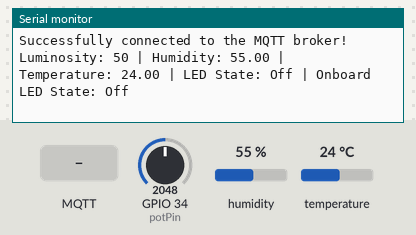
Bench run of a sketch on a simulated ESP32. On the bench: the last lines printed to the serial monitor. The test bench sets the inputs (shaded band); at power-on: humidity 55 %, GPIO 34 (potPin) = 2048, temperature 24 °C. WiFi joins after 1.5 s; servers stay silent unless stated; no MQTT or app messages arrive unless stated.

Above: at 4.9 s.
5.0 s: MQTT message "1" arrives on the first subscribed topic
At 6.7 s:
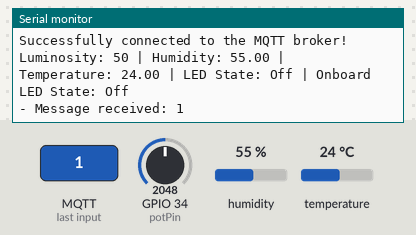
7.3 s: MQTT message "on" arrives on the first subscribed topic
At 8.4 s:
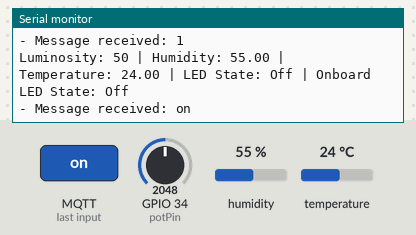
9.4 s: MQTT message "off" arrives on the first subscribed topic
At 10.8 s:
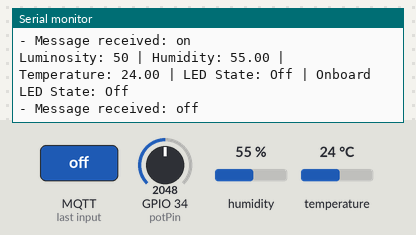
11.5 s: humidity set to 22 %
At 12.5 s:
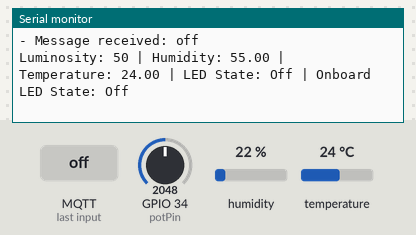
13.0 s: GPIO 34 (potPin) set to 2866
At 14.2 s:
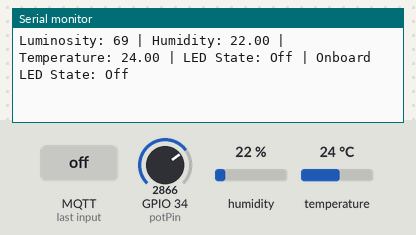
14.5 s: temperature set to 12 °C
At 16.1 s:
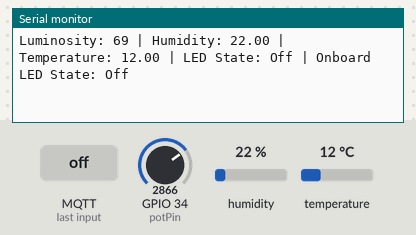

The sketch:

sketch.ino
```cpp
#include <WiFi.h>  // Include WiFi library for connecting to WiFi
#include <PubSubClient.h>  // Include PubSubClient library for MQTT
#include "DHTesp.h"  // Include DHTesp library for DHT sensor support

// Pin configuration
const int DHT_PIN = 15;  // Pin for DHT22 sensor
DHTesp dhtSensor;  // Create an instance of the DHT sensor

// WiFi and MQTT broker configuration
const char* SSID = "Wokwi-GUEST";  // WiFi SSID
const char* PASSWORD = "";  // WiFi password (empty for open network)
const char* BROKER_MQTT = "191.235.32.167";  // MQTT broker IP address
const int BROKER_PORT = 1883;  // MQTT broker port
// MQTT topics for publishing and subscribing
const char* TOPIC_SUBSCRIBE = "/TEF/lampEDGE4/cmd";  // Command topic
const char* TOPIC_PUBLISH_1 = "/TEF/lampEDGE4/attrs";  // State topic
const char* TOPIC_PUBLISH_2 = "/TEF/lampEDGE4/attrs/l";  // Luminosity topic
const char* TOPIC_PUBLISH_3 = "/TEF/lampEDGE4/attrs/h";  // Humidity topic
const char* TOPIC_PUBLISH_4 = "/TEF/lampEDGE4/attrs/t";  // Temperature topic
const char* ID_MQTT = "fiware_EDGE4";  // MQTT client ID
const int D4 = 2;  // Pin for LED output

// Create instances for WiFi client and MQTT client
WiFiClient espClient;
PubSubClient MQTT(espClient);
char outputState = '0';  // Variable to track the output state (LED)

// Logging
unsigned long lastLogTime = 0;  // Timestamp of the last log message
const unsigned long logInterval = 2000;  // Interval between log messages in milliseconds

// Initialize Serial communication
void initSerial() {
    Serial.begin(115200);  // Start Serial communication at 115200 baud rate
}

// Initialize WiFi connection
void initWiFi() {
    delay(10);  // Delay for stability
    Serial.println("------Wi-Fi Connection------");  // Print WiFi connection message
    Serial.print("Connecting to network: ");  // Print connecting message
    Serial.println(SSID);  // Print the SSID
    reconnectWiFi();  // Attempt to reconnect to WiFi
}

// Initialize MQTT connection
void initMQTT() {
    MQTT.setServer(BROKER_MQTT, BROKER_PORT);  // Set the MQTT broker server and port
    MQTT.setCallback(mqtt_callback);  // Set the callback function for incoming messages
}

// Setup function runs once at the start
void setup() {
    initOutput();  // Initialize output pins
    initSerial();  // Initialize Serial communication
    dhtSensor.setup(DHT_PIN, DHTesp::DHT22);  // Setup DHT sensor
    initWiFi();  // Initialize WiFi connection
    initMQTT();  // Initialize MQTT connection
    MQTT.publish(TOPIC_PUBLISH_1, "s|on");  // Publish initial state to the MQTT broker
}

// Main loop runs repeatedly
void loop() {
    checkWiFiAndMQTTConnections();  // Check WiFi and MQTT connections
    sendOutputStateToMQTT();  // Send output state to the MQTT broker
    handleLuminosity();  // Handle luminosity sensor reading
    handleHumidity();  // Handle humidity sensor reading
    handleTemperature();  // Handle temperature sensor reading
    MQTT.loop();  // Process incoming messages
    delay(1000);  // Wait for 1 seconds before publishing next data


    // Handle logging at intervals
    if (millis() - lastLogTime >= logInterval) {
        lastLogTime = millis();  // Update the last log time
        logStatus();  // Log status at intervals
    }
}

// Function to log status
void logStatus() {
    // Read sensor data
    int luminosity = readLuminosity();
    float humidity = readHumidity();
    float temperature = readTemperature();

    // Log values
    Serial.print("Luminosity: ");
    Serial.print(luminosity);
    Serial.print(" | Humidity: ");
    Serial.print(humidity);
    Serial.print(" | Temperature: ");
    Serial.print(temperature);
    Serial.print(" | LED State: ");
    Serial.print(outputState == '1' ? "On" : "Off");
    Serial.print(" | Onboard LED State: ");
    Serial.println(digitalRead(D4) == HIGH ? "On" : "Off");
}

// Function to read luminosity
int readLuminosity() {
    const int potPin = 34;  // Pin for luminosity sensor
    int sensorValue = analogRead(potPin);  // Read the analog value from the sensor
    return map(sensorValue, 0, 4095, 0, 100);  // Map the value to a percentage (0-100)
}

// Function to read humidity
float readHumidity() {
    TempAndHumidity data = dhtSensor.getTempAndHumidity();  // Get temperature and humidity data from the sensor
    return data.humidity;  // Return humidity value
}

// Function to read temperature
float readTemperature() {
    TempAndHumidity data = dhtSensor.getTempAndHumidity();  // Get temperature and humidity data from the sensor
    return data.temperature;  // Return temperature value
}

// Function to reconnect to WiFi
void reconnectWiFi() {
    if (WiFi.status() == WL_CONNECTED) return;  // If already connected, return
    WiFi.begin(SSID, PASSWORD);  // Begin WiFi connection
    // Wait for connection
    while (WiFi.status() != WL_CONNECTED) {
        delay(100);  // Delay for stability
        Serial.print(".");  // Print dot to indicate connection attempt
    }
    // Print connection success message and IP address
    Serial.println("\nSuccessfully connected to the network");
    Serial.print(SSID);
    Serial.println(" Obtained IP: ");
    Serial.println(WiFi.localIP());
    digitalWrite(D4, LOW);  // Set LED pin LOW to indicate connection success
}

// Callback function for handling incoming MQTT messages
void mqtt_callback(char* topic, byte* payload, unsigned int length) {
    String msg;  // Create a string for the incoming message
    // Construct the message from the payload
    for (int i = 0; i < length; i++) {
        msg += (char)payload[i];  // Append each byte to the message string
    }
    Serial.print("- Message received: ");  // Print received message
    Serial.println(msg);
    // Define command topics for turning the LED on/off
    String onTopic = String("lampEDGE4") + "@on|";
    String offTopic = String("lampEDGE4") + "@off|";
    // Check if the message is to turn the LED on
    if (msg.equals(onTopic)) {
        digitalWrite(D4, HIGH);  // Set LED pin HIGH
        outputState = '1';  // Update output state
    }
    // Check if the message is to turn the LED off
    if (msg.equals(offTopic)) {
        digitalWrite(D4, LOW);  // Set LED pin LOW
        outputState = '0';  // Update output state
    }
}

// Function to verify WiFi and MQTT connections
void checkWiFiAndMQTTConnections() {
    if (!MQTT.connected()) reconnectMQTT();  // Reconnect MQTT if not connected
    reconnectWiFi();  // Ensure WiFi connection
}

// Function to send output state to the MQTT broker
void sendOutputStateToMQTT() {
    if (outputState == '1') {
        MQTT.publish(TOPIC_PUBLISH_1, "s|on");  // Publish LED ON state
    }
    if (outputState == '0') {
        MQTT.publish(TOPIC_PUBLISH_1, "s|off");  // Publish LED OFF state
    }
}

// Function to initialize output pins
void initOutput() {
    pinMode(D4, OUTPUT);  // Set D4 as an output pin
    digitalWrite(D4, HIGH);  // Initially turn the LED OFF
    boolean toggle = false;  // Toggle variable for LED blinking
    // Blink the LED for initialization feedback
    for (int i = 0; i <= 10; i++) {
        toggle = !toggle;  // Toggle the state
        digitalWrite(D4, toggle);  // Set the LED state
        delay(200);  // Wait for 200 milliseconds
    }
}

// Function to reconnect to the MQTT broker
void reconnectMQTT() {
    while (!MQTT.connected()) {  // While not connected to MQTT
        Serial.print("* Attempting to connect to MQTT Broker: ");  // Print connection attempt message
        Serial.println(BROKER_MQTT);  // Print the broker IP address
        // Attempt to connect to the MQTT broker
        if (MQTT.connect(ID_MQTT)) {
            Serial.println("Successfully connected to the MQTT broker!");  // Print connection success message
            MQTT.subscribe(TOPIC_SUBSCRIBE);  // Subscribe to the command topic
        } else {
            Serial.println("Failed to reconnect to the broker.");  // Print connection failure message
            delay(2000);  // Wait before retrying
        }
    }
}

// Function to handle luminosity sensor readings
void handleLuminosity() {
    const int potPin = 34;  // Pin for luminosity sensor
    int sensorValue = analogRead(potPin);  // Read the analog value from the sensor
    int luminosity = map(sensorValue, 0, 4095, 0, 100);  // Map the value to a percentage (0-100)
    String message = String(luminosity);  // Create a string for the luminosity value
    MQTT.publish(TOPIC_PUBLISH_2, message.c_str());  // Publish the luminosity value to the MQTT broker
}

// Function to handle humidity sensor readings
void handleHumidity() {
    TempAndHumidity data = dhtSensor.getTempAndHumidity();  // Get temperature and humidity data from the sensor
    String message = String(data.humidity, 1) + "%";  // Create a string for the humidity value
    MQTT.publish(TOPIC_PUBLISH_3, message.c_str());  // Publish the humidity value to the MQTT broker
}

// Function to handle temperature sensor readings
void handleTemperature() {
    TempAndHumidity data = dhtSensor.getTempAndHumidity();  // Get temperature and humidity data from the sensor
    String message = String(data.temperature, 2) + "°C";  // Create a string for the temperature value
    MQTT.publish(TOPIC_PUBLISH_4, message.c_str());  // Publish the temperature value to the MQTT broker
}
```

Measured:
- after the input at 5.0 s, the serial monitor: prints a new line after 0.86 s (image 1)
- after the input at 7.3 s, the serial monitor: prints a new line after 0.63 s (image 2)
- after the input at 9.4 s, the serial monitor: prints a new line after 0.60 s (image 3)
- after the input at 13.0 s, the serial monitor: prints a new line after 0.09 s (image 5)
- after the input at 14.5 s, the serial monitor: prints a new line after 0.66 s (image 6)
